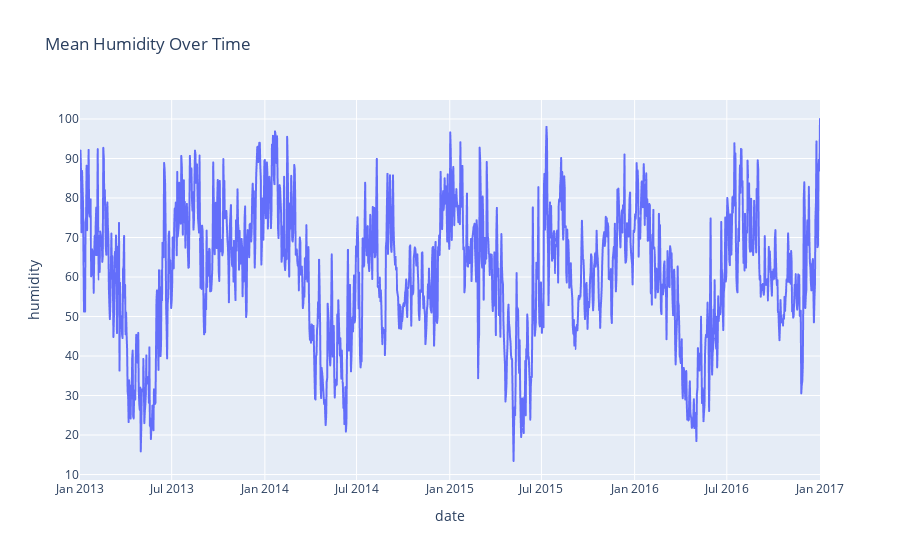

Notebook code for this chart:
### Code cell
fig = px.line(df,x=df.index,y='humidity', title='Mean Humidity Over Time',)
fig.show()

### Figure 1 — Plotly figure (JSON) as saved in the notebook; plotly's stock layout.template omitted (floating-point values rounded to 4 significant figures; data arrays with more than 128 entries replaced by an {"elided": "..."} marker saying what was removed)
{"data": [{"hovertemplate": "date=%{x}<br>humidity=%{y}<extra></extra>", "legendgroup": "", "line": {"color": "#636efa", "dash": "solid"}, "marker": {"symbol": "circle"}, "mode": "lines", "name": "", "showlegend": false, "type": "scattergl", "x": {"elided": "1462 str values"}, "xaxis": "x", "y": {"elided": "1462 float values"}, "yaxis": "y"}], "layout": {"legend": {"tracegroupgap": 0}, "title": {"text": "Mean Humidity Over Time"}, "xaxis": {"anchor": "y", "domain": [0, 1], "title": {"text": "date"}}, "yaxis": {"anchor": "x", "domain": [0, 1], "title": {"text": "humidity"}}}}
